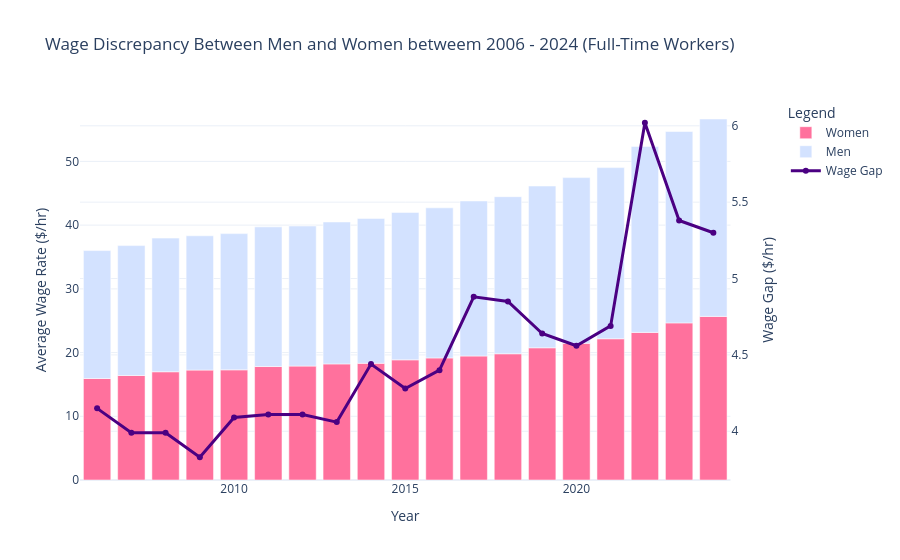

The notebook cell this image was saved under:
### Code cell
graph = make_subplots(rows=1, cols=1, specs=[[{"secondary_y": True}]]) #create a subplot with secondary y-axis

#add bar graph for women
graph.add_trace(
    go.Bar(name="Women", 
           x=final["Year"], 
           y=final["Women"], 
           marker_color="#ff719d"), 
           secondary_y=False)

#add bar graph for men
graph.add_trace(
    go.Bar(name="Men", 
           x=final["Year"], 
           y=final["Men"], 
           marker_color="#d3e2ff"), 
           secondary_y=False)

#add line graph for wage gap
graph.add_trace(
    go.Scatter(
        x=final["Year"], 
        y=final["Wage_Gap"], 
        mode="lines+markers", 
        name="Wage Gap", 
        line=dict(color="indigo", 
                  width=3)), 
        secondary_y=True)


graph.update_layout(barmode='relative',   #set bar mode to relative to show the wage gap between men and women
                    title="Wage Discrepancy Between Men and Women betweem 2006 - 2024 (Full-Time Workers)", #add title to the graph
                    xaxis_title="Year", #set x-axis title
                    xaxis_range=[2005.5, 2024.5], #set x-axis range to show all years clearly
                    yaxis_title="Average Wage Rate ($/hr)", #set y-axis title for the bar graph
                    yaxis2_title="Wage Gap ($/hr)", #set secondary y-axis title for the line graph
                    legend_title="Legend",
                    template="plotly_white")

graph.show()

### Figure 1 — Plotly figure (JSON) as saved in the notebook; plotly's stock layout.template omitted (floating-point values rounded to 4 significant figures)
{"data": [{"marker": {"color": "#ff719d"}, "name": "Women", "type": "bar", "x": [2006, 2007, 2008, 2009, 2010, 2011, 2012, 2013, 2014, 2015, 2016, 2017, 2018, 2019, 2020, 2021, 2022, 2023, 2024], "xaxis": "x", "y": [15.93, 16.4, 16.99, 17.25, 17.29, 17.81, 17.88, 18.22, 18.31, 18.86, 19.16, 19.46, 19.81, 20.75, 21.45, 22.17, 23.17, 24.66, 25.68], "yaxis": "y"}, {"marker": {"color": "#d3e2ff"}, "name": "Men", "type": "bar", "x": [2006, 2007, 2008, 2009, 2010, 2011, 2012, 2013, 2014, 2015, 2016, 2017, 2018, 2019, 2020, 2021, 2022, 2023, 2024], "xaxis": "x", "y": [20.08, 20.39, 20.98, 21.08, 21.38, 21.92, 21.99, 22.28, 22.75, 23.14, 23.56, 24.34, 24.66, 25.39, 26.01, 26.86, 29.19, 30.04, 30.98], "yaxis": "y"}, {"line": {"color": "indigo", "width": 3}, "mode": "lines+markers", "name": "Wage Gap", "type": "scatter", "x": [2006, 2007, 2008, 2009, 2010, 2011, 2012, 2013, 2014, 2015, 2016, 2017, 2018, 2019, 2020, 2021, 2022, 2023, 2024], "xaxis": "x", "y": [4.15, 3.99, 3.99, 3.83, 4.09, 4.11, 4.11, 4.06, 4.44, 4.28, 4.4, 4.88, 4.85, 4.64, 4.56, 4.69, 6.02, 5.38, 5.3], "yaxis": "y2"}], "layout": {"barmode": "relative", "legend": {"title": {"text": "Legend"}}, "title": {"text": "Wage Discrepancy Between Men and Women betweem 2006 - 2024 (Full-Time Workers)"}, "xaxis": {"anchor": "y", "domain": [0, 0.94], "range": [2006.0, 2024.0], "title": {"text": "Year"}}, "yaxis": {"anchor": "x", "domain": [0, 1], "title": {"text": "Average Wage Rate ($/hr)"}}, "yaxis2": {"anchor": "x", "overlaying": "y", "side": "right", "title": {"text": "Wage Gap ($/hr)"}}}}
